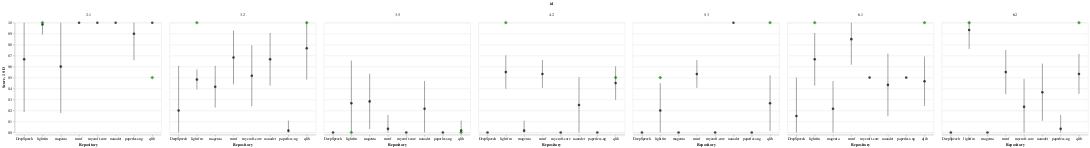

Here is the notebook cell this chart was saved with:
### Markdown cell above
Below shows the breakdown of item scores for each repository:  
(NOTE: only `lightfm` and `qlib` have ground truth, in green diamond)

### Code cell
generate_stat_plot(df_repo__stat, ground_truth=ground_truth, facet_col='id')

### Figure 1 — Vega-Lite specification as saved in the notebook (floating-point values rounded to 4 significant figures)
{"config": {"view": {"continuousWidth": 300, "continuousHeight": 300}}, "data": {"name": "data-f61f4ae401f1dd016a3f20827749800e"}, "facet": {"column": {"field": "id", "type": "nominal"}}, "spec": {"layer": [{"layer": [{"mark": {"type": "point", "color": "black", "filled": true, "size": 50}, "encoding": {"x": {"axis": {"labelAngle": 0}, "field": "repo", "title": "Repository", "type": "ordinal"}, "y": {"field": "mean", "scale": {"domainMin": 0, "domainMax": 1}, "title": "Score", "type": "quantitative"}}, "transform": [{"calculate": "max(0, datum.mean-datum.std)", "as": "min"}, {"calculate": "min(1, datum.mean+datum.std)", "as": "max"}]}, {"mark": {"type": "errorbar"}, "encoding": {"x": {"field": "repo", "type": "ordinal"}, "y": {"field": "min", "title": "1 SD", "type": "quantitative"}, "y2": {"field": "max"}}, "transform": [{"calculate": "max(0, datum.mean-datum.std)", "as": "min"}, {"calculate": "min(1, datum.mean+datum.std)", "as": "max"}]}, {"mark": {"type": "point", "color": "green", "filled": true, "shape": "diamond", "size": 100}, "encoding": {"x": {"field": "repo", "type": "ordinal"}, "y": {"field": "score", "type": "quantitative"}}}]}], "width": 400}, "columns": 2, "$schema": "https://vega.github.io/schema/vega-lite/v5.17.0.json", "datasets": {"data-f61f4ae401f1dd016a3f20827749800e": [{"repo": "DeepSpeech", "id": "2.1", "count": 30.0, "mean": 0.6667, "std": 0.4795, "score": null}, {"repo": "DeepSpeech", "id": "3.2", "count": 30.0, "mean": 0.2, "std": 0.4068, "score": null}, {"repo": "DeepSpeech", "id": "3.5", "count": 30.0, "mean": 0.0, "std": 0.0, "score": null}, {"repo": "DeepSpeech", "id": "4.2", "count": 30.0, "mean": 0.0, "std": 0.0, "score": null}, {"repo": "DeepSpeech", "id": "5.3", "count": 30.0, "mean": 0.0, "std": 0.0, "score": null}, {"repo": "DeepSpeech", "id": "6.1", "count": 30.0, "mean": 0.15, "std": 0.3511, "score": null}, {"repo": "DeepSpeech", "id": "6.2", "count": 30.0, "mean": 0.0, "std": 0.0, "score": null}, {"repo": "lightfm", "id": "2.1", "count": 30.0, "mean": 0.9833, "std": 0.09129, "score": 1.0}, {"repo": "lightfm", "id": "3.2", "count": 30.0, "mean": 0.4833, "std": 0.09129, "score": 1.0}, {"repo": "lightfm", "id": "3.5", "count": 30.0, "mean": 0.2667, "std": 0.388, "score": 0.0}, {"repo": "lightfm", "id": "4.2", "count": 30.0, "mean": 0.55, "std": 0.1526, "score": 1.0}, {"repo": "lightfm", "id": "5.3", "count": 30.0, "mean": 0.2, "std": 0.2491, "score": 0.5}, {"repo": "lightfm", "id": "6.1", "count": 30.0, "mean": 0.6667, "std": 0.2397, "score": 1.0}, {"repo": "lightfm", "id": "6.2", "count": 30.0, "mean": 0.9333, "std": 0.1729, "score": 1.0}, {"repo": "magenta", "id": "2.1", "count": 30.0, "mean": 0.6, "std": 0.4235, "score": null}, {"repo": "magenta", "id": "3.2", "count": 30.0, "mean": 0.4167, "std": 0.1895, "score": null}, {"repo": "magenta", "id": "3.5", "count": 30.0, "mean": 0.2833, "std": 0.252, "score": null}, {"repo": "magenta", "id": "4.2", "count": 30.0, "mean": 0.01667, "std": 0.09129, "score": null}, {"repo": "magenta", "id": "5.3", "count": 30.0, "mean": 0.0, "std": 0.0, "score": null}, {"repo": "magenta", "id": "6.1", "count": 30.0, "mean": 0.2167, "std": 0.252, "score": null}, {"repo": "magenta", "id": "6.2", "count": 30.0, "mean": 0.0, "std": 0.0, "score": null}, {"repo": "mmf", "id": "2.1", "count": 30.0, "mean": 1.0, "std": 0.0, "score": null}, {"repo": "mmf", "id": "3.2", "count": 30.0, "mean": 0.6833, "std": 0.2451, "score": null}, {"repo": "mmf", "id": "3.5", "count": 30.0, "mean": 0.03333, "std": 0.1269, "score": null}, {"repo": "mmf", "id": "4.2", "count": 30.0, "mean": 0.5333, "std": 0.1269, "score": null}, {"repo": "mmf", "id": "5.3", "count": 30.0, "mean": 0.5333, "std": 0.1269, "score": null}, {"repo": "mmf", "id": "6.1", "count": 30.0, "mean": 0.85, "std": 0.233, "score": null}, {"repo": "mmf", "id": "6.2", "count": 30.0, "mean": 0.55, "std": 0.2013, "score": null}, {"repo": "mycroft-core", "id": "2.1", "count": 30.0, "mean": 1.0, "std": 0.0, "score": null}, {"repo": "mycroft-core", "id": "3.2", "count": 30.0, "mean": 0.5167, "std": 0.278, "score": null}, {"repo": "mycroft-core", "id": "3.5", "count": 30.0, "mean": 0.0, "std": 0.0, "score": null}, {"repo": "mycroft-core", "id": "4.2", "count": 30.0, "mean": 0.0, "std": 0.0, "score": null}, {"repo": "mycroft-core", "id": "5.3", "count": 30.0, "mean": 0.0, "std": 0.0, "score": null}, {"repo": "mycroft-core", "id": "6.1", "count": 30.0, "mean": 0.5, "std": 0.0, "score": null}, {"repo": "mycroft-core", "id": "6.2", "count": 30.0, "mean": 0.2333, "std": 0.2537, "score": null}, {"repo": "nanodet", "id": "2.1", "count": 30.0, "mean": 1.0, "std": 0.0, "score": null}, {"repo": "nanodet", "id": "3.2", "count": 30.0, "mean": 0.6667, "std": 0.2397, "score": null}, {"repo": "nanodet", "id": "3.5", "count": 30.0, "mean": 0.2167, "std": 0.252, "score": null}, {"repo": "nanodet", "id": "4.2", "count": 30.0, "mean": 0.25, "std": 0.2543, "score": null}, {"repo": "nanodet", "id": "5.3", "count": 30.0, "mean": 1.0, "std": 0.0, "score": null}, {"repo": "nanodet", "id": "6.1", "count": 30.0, "mean": 0.4333, "std": 0.2857, "score": null}, {"repo": "nanodet", "id": "6.2", "count": 30.0, "mean": 0.3667, "std": 0.2604, "score": null}, {"repo": "paperless-ng", "id": "2.1", "count": 30.0, "mean": 0.9, "std": 0.2421, "score": null}, {"repo": "paperless-ng", "id": "3.2", "count": 30.0, "mean": 0.01667, "std": 0.09129, "score": null}, {"repo": "paperless-ng", "id": "3.5", "count": 30.0, "mean": 0.0, "std": 0.0, "score": null}, {"repo": "paperless-ng", "id": "4.2", "count": 30.0, "mean": 0.0, "std": 0.0, "score": null}, {"repo": "paperless-ng", "id": "5.3", "count": 30.0, "mean": 0.0, "std": 0.0, "score": null}, {"repo": "paperless-ng", "id": "6.1", "count": 30.0, "mean": 0.5, "std": 0.0, "score": null}, {"repo": "paperless-ng", "id": "6.2", "count": 30.0, "mean": 0.03333, "std": 0.1269, "score": null}, {"repo": "qlib", "id": "2.1", "count": 30.0, "mean": 1.0, "std": 0.0, "score": 0.5}, {"repo": "qlib", "id": "3.2", "count": 30.0, "mean": 0.7667, "std": 0.2857, "score": 1.0}, {"repo": "qlib", "id": "3.5", "count": 30.0, "mean": 0.01667, "std": 0.09129, "score": 0.0}, {"repo": "qlib", "id": "4.2", "count": 30.0, "mean": 0.45, "std": 0.1526, "score": 0.5}, {"repo": "qlib", "id": "5.3", "count": 30.0, "mean": 0.2667, "std": 0.2537, "score": 1.0}, {"repo": "qlib", "id": "6.1", "count": 30.0, "mean": 0.4667, "std": 0.2249, "score": 1.0}, {"repo": "qlib", "id": "6.2", "count": 30.0, "mean": 0.5333, "std": 0.1826, "score": 1.0}]}}
